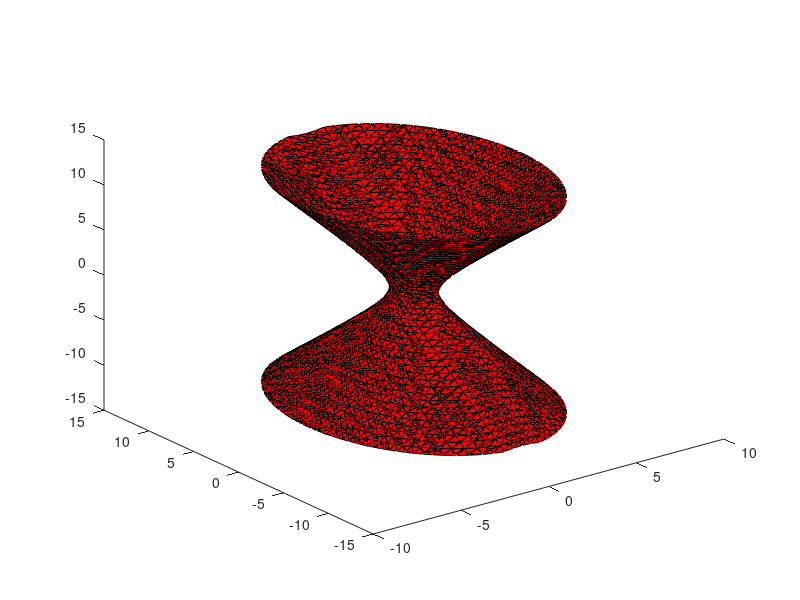

This figure's MATLAB source:
%Elliptical Paraboloid
[X,Y] = meshgrid(-3*pi:.3:3*pi); 
Z = X.^2 + Y.^2;
%g = surf(X,Y,Z); %uncomment to see this graph
shading interp

%Hyperboloid Paraboloid
[X,Y] = meshgrid(-3*pi:.3:3*pi); 
Z = -X.^2 + Y.^2 / 9;
%g = surf(X,Y,Z); %uncomment to see this graph
shading interp

%f = @(X,Y,Z) X.^2 + Y.^2 + Z.^2;
%fimplicit3(f)

%Hyperboloid of one sheet
[X,Y,Z] = meshgrid(-12:0.5:12,-12:0.5:12,-12:0.5:12);
a=1;
b=2;
c=2;
F = X.^2/a^2 + Y.^2/b^2 - Z.^2/c^2;
p=patch(isosurface(X,Y,Z,F,1)); % This is the key step. It involves getting the part of the volume corresponding to the surface defined by the equation
set(p,'FaceColor','red');
view(3);

